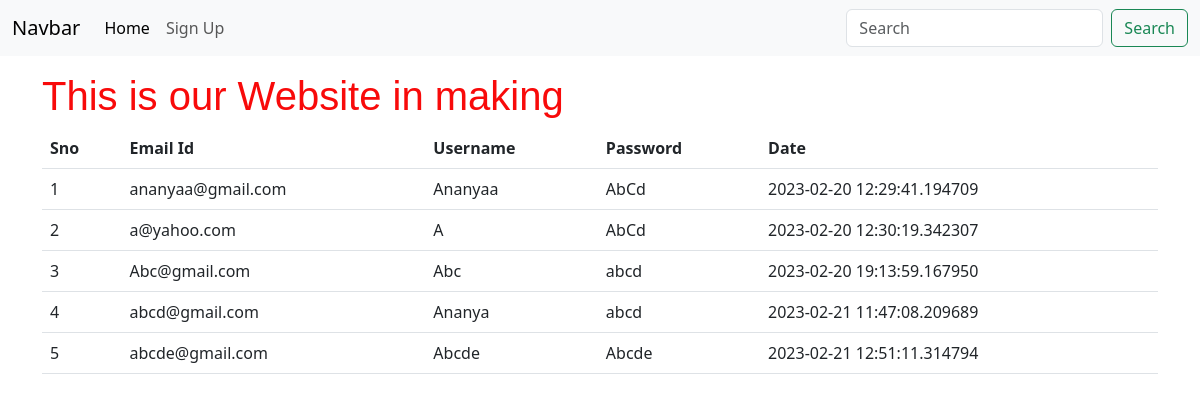
Before: / with the older database file.
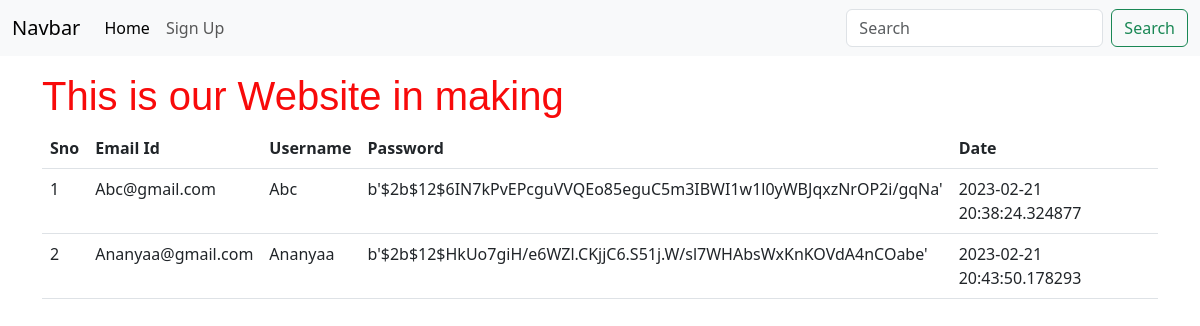
After: the same page with the newer database file.
### test.py (models this page shows, shortened)
class Members(db.Model):
    email=db.Column(db.String(50), nullable=False, primary_key=True)
    username=db.Column(db.String(50), nullable=False)
    password=db.Column(db.String(50), nullable=False)
    date_registered=db.Column(db.DateTime, default=datetime.utcnow)

### test.py (the view)
@app.route('/', methods=['GET', 'POST'])
def helloworld():
    entry=Members.query.all()
    return render_template('index.html', entry=entry)

### templates/index.html
{% extends 'base.html' %}
{% block body %}
    <h1 class="head">This is our Website in making</h1>
    <table class="table">
        <thead>
          <tr>
            <th scope="col">Sno</th>
            <th scope="col">Email Id</th>
            <th scope="col">Username</th>
            <th scope="col">Password</th>
            <th scope="col">Date</th>
          </tr>
        </thead>
        <tbody>
          {% for t in entry %}
          <tr>
            <td scope="col">{{loop.index}}</td>
            <td scope="col">{{t.email}}</td>
            <td scope="col">{{t.username}}</td>
            <td scope="col">{{t.password}}</td>
            <td scope="col">{{t.date_registered}}</td>
          </tr>
          {% endfor %}
        </tbody>
      </table>
{% endblock body %}

### templates/base.html (shortened to what this page needs)
<!DOCTYPE html>
<html lang="en">
<head>
    <link href="https://cdn.jsdelivr.net/npm/bootstrap@5.3.0-alpha1/dist/css/bootstrap.min.css" rel="stylesheet">
    <link rel="stylesheet" href="static/css/style.css">
</head>
<body>
    <nav class="navbar navbar-expand-lg bg-body-tertiary">
        <div class="container-fluid">
          <a class="navbar-brand" href="\">Navbar</a>
          <div class="collapse navbar-collapse" id="navbarSupportedContent">
            <ul class="navbar-nav me-auto mb-2 mb-lg-0">
              <li class="nav-item">
                <a class="nav-link active" aria-current="page" href="#">Home</a>
              </li>
              <li class="nav-item">
                  <li><a href="signup.html" class="nav-link">Sign Up</a></li>
              </li>
            </ul>
            <form class="d-flex" role="search">
              <input class="form-control me-2" type="search" placeholder="Search" aria-label="Search">
              <button class="btn btn-outline-success" type="submit">Search</button>
            </form>
          </div>
        </div>
      </nav>
      <div class="container my-3">
      {% block body %}
      {% endblock body %}
    </div>
</body>
</html>

### static/css/style.css (style rules this page uses)
.head { display: flexbox; justify-content: center; font-family: 'Lucida Sans', 'Lucida Sans Regular', 'Lucida Grande', 'Lucida Sans Unicode', Geneva, Verdana, sans-serif; color: rgb(248, 10, 10); }

Changed rows visible on the page:
removed Members: email "ananyaa@gmail.com", username "Ananyaa", password "AbCd", date_registered "2023-02-20 12:29:41.194709"
removed Members: email "a@yahoo.com", username "A", password "AbCd", date_registered "2023-02-20 12:30:19.342307"
removed Members: email "Abc@gmail.com", username "Abc", password "abcd", date_registered "2023-02-20 19:13:59.167950"
removed Members: email "abcd@gmail.com", username "Ananya", password "abcd", date_registered "2023-02-21 11:47:08.209689"
removed Members: email "abcde@gmail.com", username "Abcde", password "Abcde", date_registered "2023-02-21 12:51:11.314794"
added Members: email "Abc@gmail.com", username "Abc", password "b'$2b$12$6IN7kPvEPcguVVQEo85eguC5m3IBWI1w1l0yWBJqxzNrOP2i/gqNa'", date_registered "2023-02-21 20:38:24.324877"
added Members: email "Ananyaa@gmail.com", username "Ananyaa", password "b'$2b$12$HkUo7giH/e6WZl.CKjjC6.S51j.W/sl7WHAbsWxKnKOVdA4nCOabe'", date_registered "2023-02-21 20:43:50.178293"
